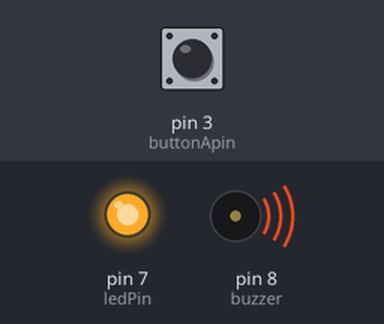
A sketch run on a simulated Arduino Uno, built with avr-gcc and run on an emulated ATmega328P. Shown: output pins drawn as LEDs (lit = HIGH), buzzer (waves = sounding, pin HIGH). Dashed ring = blinking. Inputs (shaded band) come from the test bench; at power-on: pin 3 (buttonApin) HIGH. What the sketch prints to the serial monitor is not drawn.

Above: at 1.2 s.
1.3 s: pin 3 (buttonApin) pulled LOW for 0.15 s
At 2.6 s:
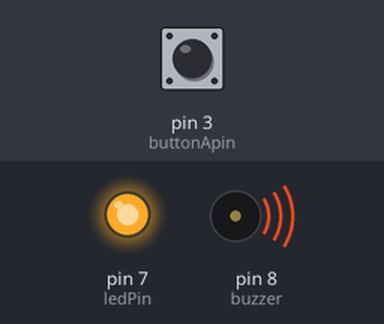
2.9 s: pin 3 (buttonApin) pulled LOW for 1 s
At 3.7 s:
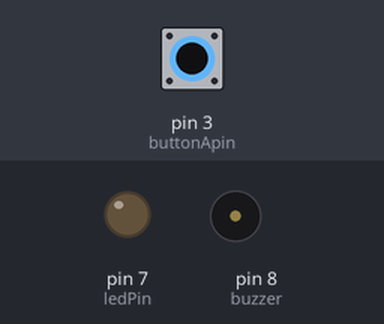
5.4 s: pin 3 (buttonApin) pulsed LOW 2 times (0.12 s each, 0.3 s apart)
At 5.63 s:
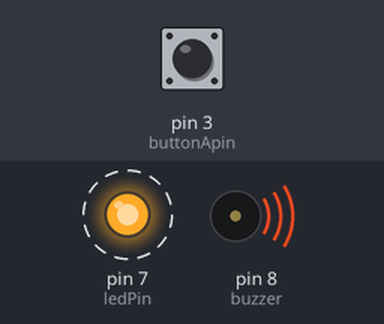
7.5 s: pin 3 (buttonApin) driven LOW
At 8.5 s:
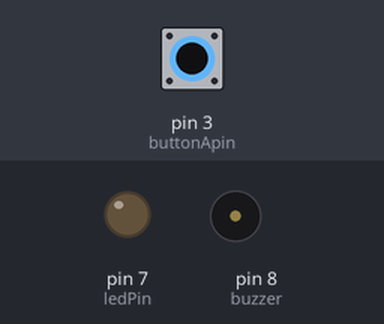
9.8 s: pin 3 (buttonApin) driven HIGH
At 10.8 s:
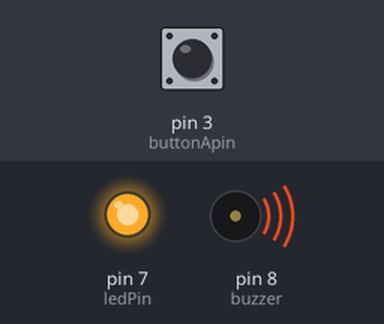
Timing chart, 0 to 12.8 s (numbered marks = the images above; inputs shaded):
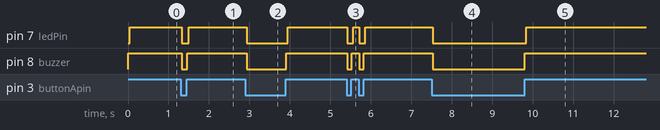

Measured:
- after the input at 1.3 s, pin 7 (ledPin): HIGH → LOW at once, → HIGH 0.17 s later; pin 8 (buzzer): HIGH → LOW at once, → HIGH 0.13 s later
- after the input at 2.9 s, pin 7 (ledPin): HIGH → LOW at once, → HIGH 1.0 s later; pin 8 (buzzer): HIGH → LOW at once, → HIGH 0.97 s later
- after the input at 5.4 s, pin 7 (ledPin): alternates HIGH for 0.15 s and LOW for 0.15 s, 4 changes in all, then stays HIGH, starting at once; pin 8 (buzzer): alternates HIGH for 0.19 s and LOW for 0.11 s, 4 changes in all, then stays HIGH, starting at once
- after the input at 7.5 s, pin 7 (ledPin), pin 8 (buzzer): HIGH → LOW at once
- after the input at 9.8 s, pin 7 (ledPin), pin 8 (buzzer): LOW → HIGH at once

The sketch:

RedLightBuzz.ino
```cpp
int ledPin = 7;
int buttonApin = 3;
int buzzer = 8;

void setup()
{
  Serial.begin(9600);
  pinMode(ledPin, OUTPUT);
  pinMode(buttonApin, INPUT_PULLUP);
  pinMode(buzzer, OUTPUT);

}

void loop()
{
  if (digitalRead(buttonApin) == HIGH)
  {
      Serial.print("HIGH");

      // Buzzer
      int total = 10000;
      int counter = 0;

      while (counter < total){
        digitalWrite(buzzer, HIGH);
        counter+=1;
      }

    digitalWrite(ledPin, HIGH);
  }


 if (digitalRead(buttonApin) == LOW)
  {
      Serial.print("LOW ");
      digitalWrite(buzzer, LOW);

    digitalWrite(ledPin, LOW);
  }
}
```
